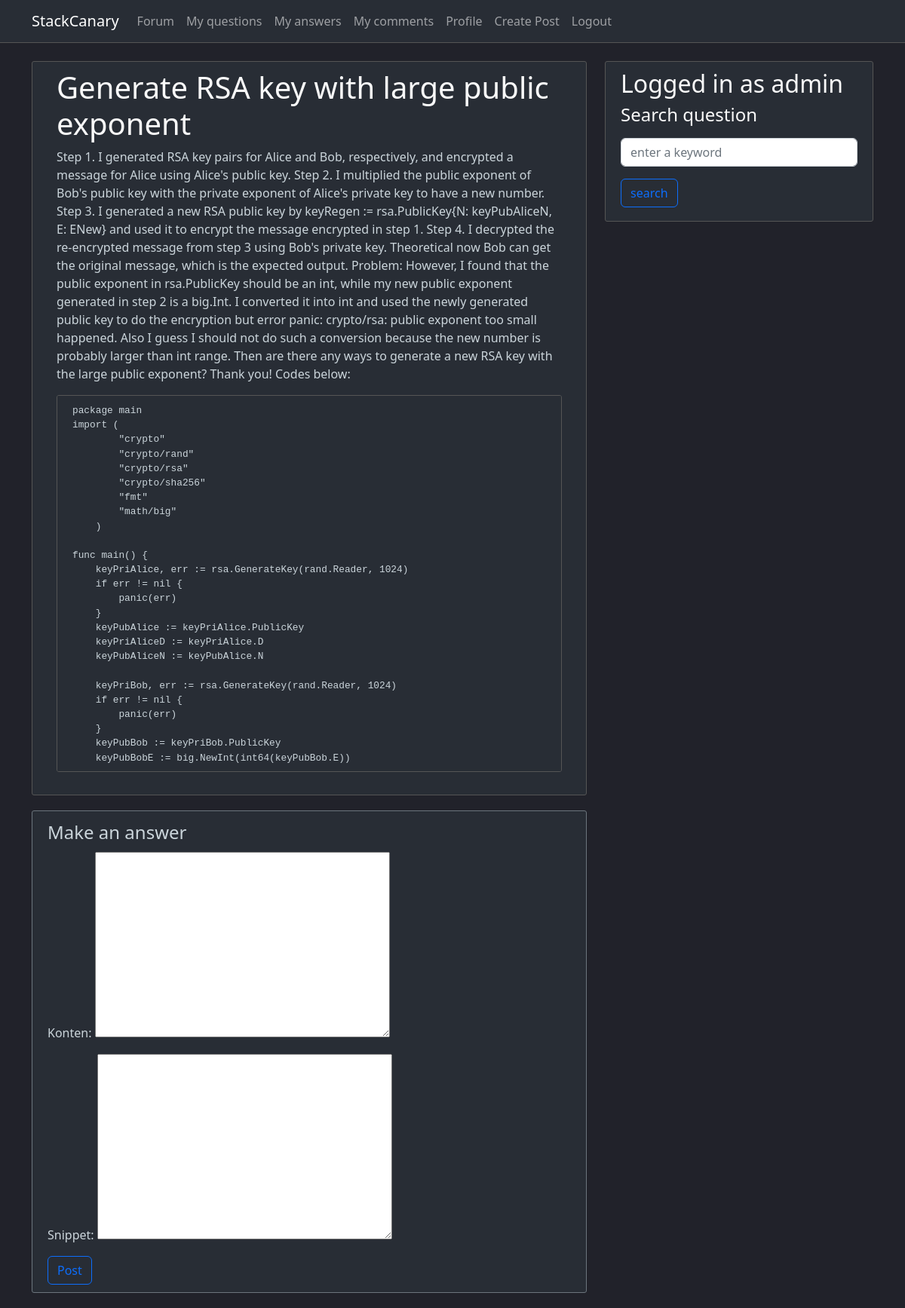
Page /questions/19/answer/ (signed in) on the committed database.
### forum/models.py (models this page shows, shortened)
class Pertanyaan(models.Model):
    author = models.ForeignKey(User, on_delete=models.CASCADE)
    judul = models.CharField(max_length=256)
    konten = models.TextField()
    snippet = models.TextField(default=None, blank=True, null=True)
    waktu_upload = models.DateTimeField(default=timezone.now)

### forum/views.py (the view, shortened to what this page needs)
# urls.py: path('questions/<int:pk>/answer/', AnswerCreateView.as_view(), name='forum-answer-create'),
class AnswerCreateView(LoginRequiredMixin, CreateView):
    model = Jawaban
    fields = ['konten', 'snippet']
    def get_context_data(self, **kwargs):
        context = super().get_context_data(**kwargs)
        context['question_pk'] = self.kwargs['pk']
        context['pertanyaan'] = get_object_or_404(Pertanyaan, pk=self.kwargs['pk'])
        return context

### forum/templates/forum/jawaban_form.html (shortened to what this page needs)
{% extends "forum/base.html" %}
{% block content %}
    <div class="content-section">
        <div class="container">
            <div class="question">
                <h1>{{pertanyaan.judul}}</h1>
                <p>{{pertanyaan.konten}}</p>
                {% if pertanyaan.snippet %}
                    <pre class="content-section code">{{pertanyaan.snippet}}</pre>
                {% endif %}
            </div>
        </div>
    </div>
    <div>
        <form class="content-section border-secondary" action="{% url 'forum-answer-create' question_pk %}" method="POST">
            <fieldset>
                <legend>Make an answer</legend>
                {{ form.as_p }}
            </fieldset>
            <div>
                <button class="btn btn-outline-primary" type="submit">Post</button>
            </div>
        </form>
    </div>
{% endblock content %}

### forum/templates/forum/base.html (shortened to what this page needs)
{% load static %}
<html>
    <head>
        <link rel="stylesheet" href="{% static 'forum/base.css' %}?{% now 'U' %}">
        <link href="https://cdn.jsdelivr.net/npm/bootstrap@5.2.3/dist/css/bootstrap.min.css" rel="stylesheet">
    </head>
    <body class="bg-dark-one">
        <nav class="navbar navbar-expand-md navbar-dark bg-dark-two mb-4 brd-btm">
           <div class="container">
                <a href="{% url 'forum-index' %}" class="navbar-brand">StackCanary</a>
                <div class="collapse navbar-collapse" id="mnav">
                    <ul class="navbar-nav">
                    {% if user.is_authenticated %}
                        <li class="nav-item"><a href="{% url 'forum-index' %}" class="nav-link">Forum</a></li>
                        <li class="nav-item"><a href="{% url 'forum-my-questions' %}" class="nav-link">My questions</a></li>
                        <li class="nav-item"><a href="{% url 'forum-my-answers' %}" class="nav-link">My answers</a></li>
                        <li class="nav-item"><a href="{% url 'forum-my-comments' %}" class="nav-link">My comments</a></li>
                        <li class="nav-item"><a href="{% url 'profile' %}" class="nav-link">Profile</a></li>
                        <li class="nav-item"><a href="{% url 'forum-question-create' %}" class="nav-link">Create Post</a></li>
                        <li class="nav-item"><a href="{% url 'logout' %}" class="nav-link">Logout</a></li>
                    {% else %}
                        <li class="nav-item"><a href="{% url 'login' %}" class="nav-link">Login</a></li>
                        <li class="nav-item"><a href="{% url 'register' %}" class="nav-link">Register</a></li>
                    {% endif %}
                    </ul>
                </div>
            </div>
        </nav>
        <main role="main" class="container">
            <div class="row">
                <div class="col-md-8">
                    {% block content %}{% endblock %}
                </div>
                <div class="col-md-4">
                    <div class="content-section">
                        {% if user.is_authenticated %}
                            <h2>Logged in as {{user.username}}</h2>
                        {% endif %}
                        <h4 class="mb-3">Search question</h4>
                        <form class="mb-2" method="POST" action="{% url 'forum-search' %}">
                            <input type="text" class="form-control mb-3" placeholder="enter a keyword" name="search">
                            <button class="btn btn-outline-primary" type="submit">search</button>
                        </form>
                    </div>
                </div>
            </div>
          </main>
    </body>
</html>

### forum/static/forum/base.css (style rules this page uses)
h1, h2, h3, h4, h5, h6 { color: #f9f9f9; }
ul { margin: 0; }
.content-section { color: #cbd5db; background-color: #282d35; padding: 10px 20px; border: 1px solid #555; border-radius: 3px; margin-bottom: 20px; transition: all .2s ease-in-out; }
.bg-dark-one { background-color: #21222a; }
.bg-dark-two { background-color: #282d35; }
.brd-btm { border-bottom: 1px solid #555; }
.code { font-size: 0.8em; max-height: 500px; overflow: auto; }

### rows in the picture
Pertanyaan: judul "Generate RSA key with large public exponent", konten "Step 1. I generated RSA key pairs for Alice and Bob, respectively, and encrypted a message for Alice using Alice's public key. Step 2. I multiplied the public exponent of Bob's public key with the private exponent of Alice's private key to have a new number. Step 3. I generated a new RSA public key by keyRegen := rsa.PublicKey{N: keyPubAliceN, E: ENew} and used it to encrypt the message encrypted in step 1. Step 4. I decrypted the re-encrypted message from step 3 using Bob's private key. Theoretical now Bob can get the original message, which is the expected output. Problem: However, I found that the public exponent in rsa.PublicKey should be an int, while my new public exponent generated…", snippet "package main import ( \"crypto\" \"crypto/rand\" \"crypto/rsa\" \"crypto/sha256\" \"fmt\" \"math/big\" ) func main() { keyPriAlice, err := rsa.GenerateKey(rand.Reader, 1024) if err != nil { panic(err) } keyPubAlice := keyPriAlice.PublicKey keyPriAliceD := keyPriAlice.D keyPubAliceN := keyPubAlice.N keyPriBob, err := rsa.GenerateKey(rand.Reader, 1024) if err != nil { panic(err) } keyPubBob := keyPriBob.PublicKey keyPubBobE := big.NewInt(int64(keyPubBob.E))…"

### other values in the picture
{{ user.username }} "admin"
